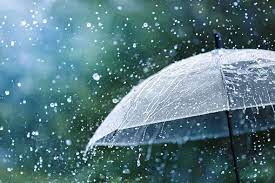
#> input picture Digital Image Processing/rain.jpg, 275 x 183 px, found by its file name
$ python powerLow.py
#> lines starting #> are read from the running program, lines starting #| are printed output that depends on the picture
import cv2
import numpy as np
import matplotlib.pyplot as plt

def power_law_transform(image, gamma):
    c = 1.0  # Scaling constant (adjust as needed)
    transformed_image = c * np.power(image, gamma)
    return np.clip(transformed_image, 0, 255).astype(np.uint8)

# Load an image
image_path = 'E://New_folder//python//Digital Image Processing//rain.jpg'
image = cv2.imread(image_path, cv2.IMREAD_GRAYSCALE)
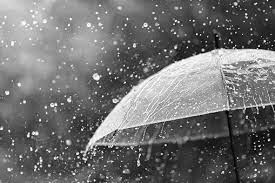
#> image: shape (183, 275); min 0, max 255, mean 112.3

# Define the gamma value
gamma = 0.5  # Adjust this value to control the transformation

# Apply the Power Law transformation
transformed_image = power_law_transform(image, gamma)
#> in power_law_transform, `transformed_image = c * np.power(image, gamma)`:
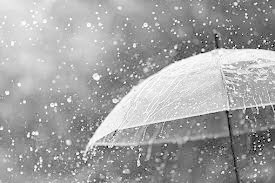
#> transformed_image: shape (183, 275) float64; min 0, max 15.97, mean 10.22; drawn with min black and max white

# Display the original and transformed images
plt.figure(figsize=(10, 5))
plt.subplot(1, 2, 1)
plt.title('Original Image')
plt.imshow(image, cmap='gray')

plt.subplot(1, 2, 2)
plt.title('Transformed Image')
plt.imshow(transformed_image, cmap='gray')

plt.tight_layout()
plt.show()
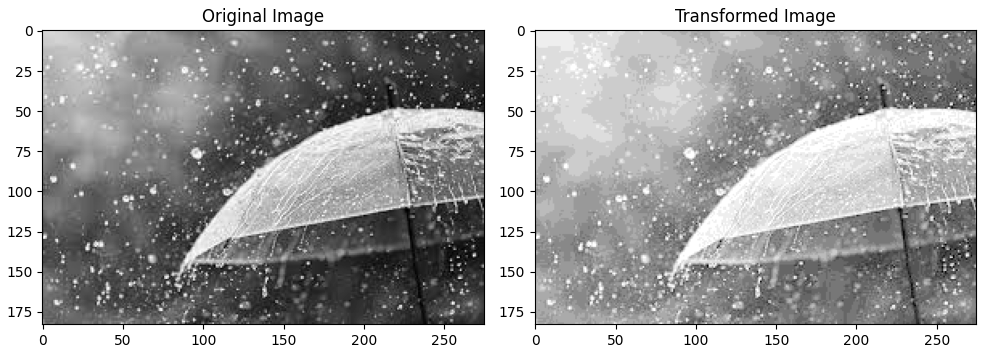
#> figure drawn by matplotlib, 2 panels

$ run again, with Digital Image Processing/photo.jpg copied over Digital Image Processing/rain.jpg
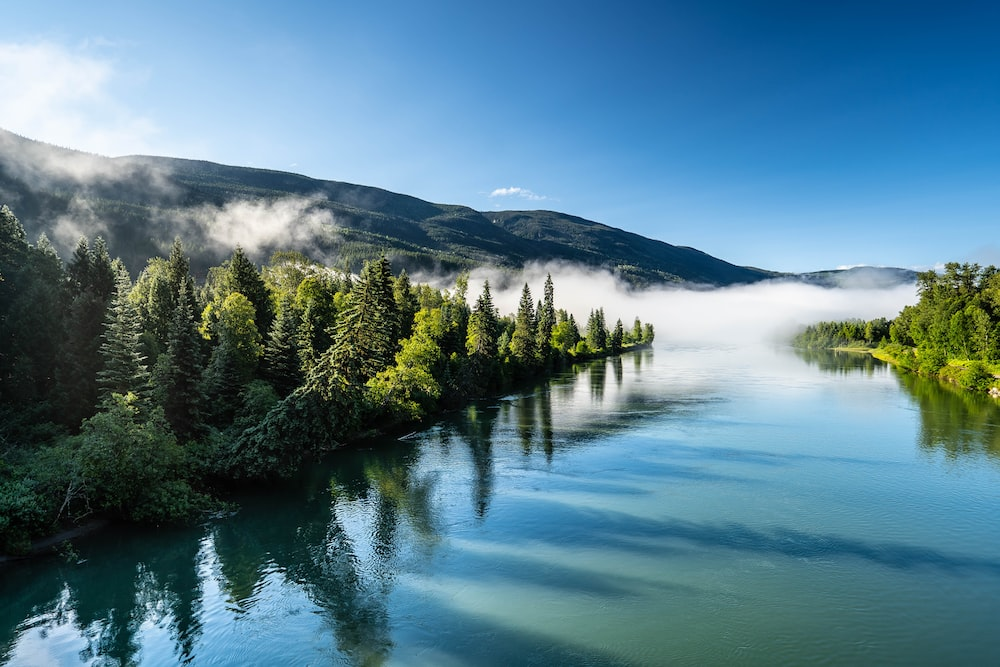
#> input picture Digital Image Processing/photo.jpg, 1000 x 667 px, found by its file name
#> in power_law_transform, `transformed_image = c * np.power(image, gamma)`:
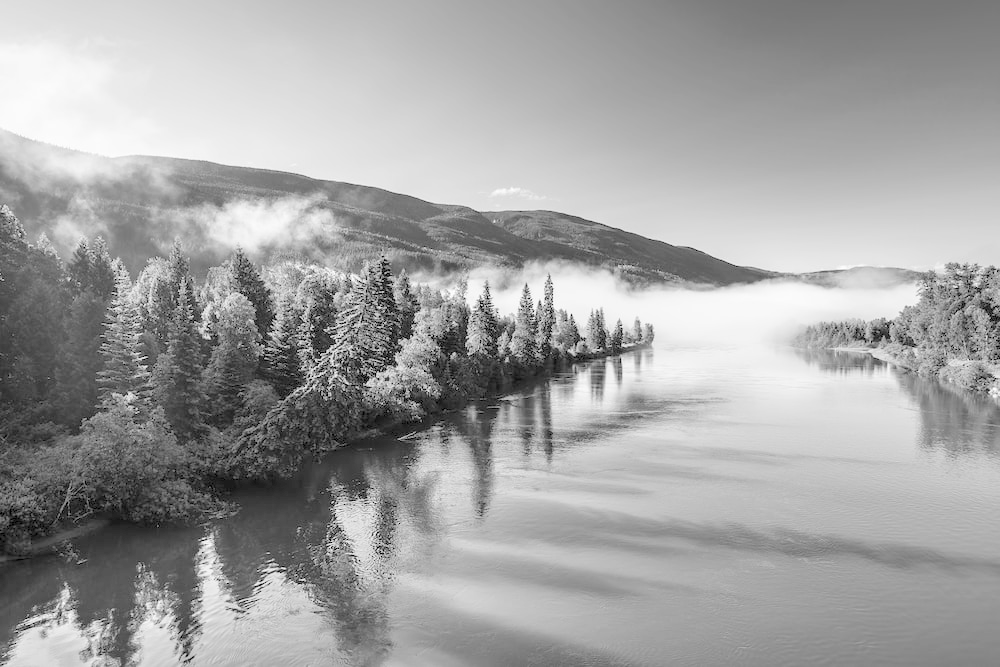
#> transformed_image: shape (667, 1000) float64; min 0, max 15.97, mean 10.23; drawn with min black and max white
#> `plt.show()`:
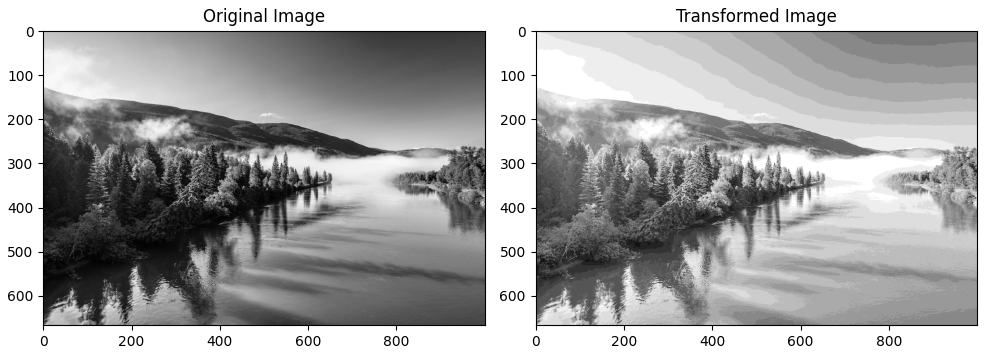
#> figure drawn by matplotlib, 2 panels
